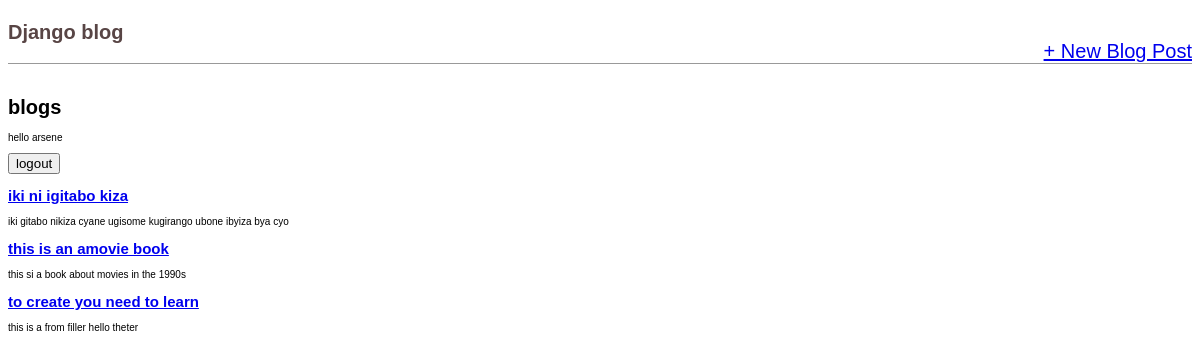
The app's page / (signed in) with its own data.
### blog/models.py (models this page shows, shortened)
class Post(models.Model):
    title = models.CharField(max_length=200)
    body = models.TextField()
    author = models.ForeignKey(
        'auth.user',
        on_delete=models.CASCADE,
    )

### blog/views.py (the view)
# urls.py: path('', BlogListView.as_view(),name = 'home'),
class BlogListView(ListView):
    model = Post
    template_name = "home.html"
    context_object_name = 'all_posts_list'

### templates/home.html (shortened to what this page needs)
{% extends "base.html" %}
{% block content %}
    <h1>blogs</h1>
    {% if request.user.is_authenticated %}
        <p>hello {{request.user}}</p>
        <form action="{% url 'logout' %}" method="post">
            <button>logout</button>
        </form>
    {% else %}
        <p>hello</p>
        <a href="{% url 'login' %}">login</a>
    {% endif %}
    {% for blog in all_posts_list %}
        <div class="post_entry">
            <h2><a href="{% url 'post_details' blog.pk %}">{{ blog.title}}</a></h2>
            <p>{{blog.body}}</p>
        </div>
    {% endfor %}
{% endblock content %}

### static/css/base.css (style rules this page uses)
body { font-family: Poppins, sans-serif; font-size: 10px; }

### records on screen
Post: title "iki ni igitabo kiza", body "iki gitabo nikiza cyane ugisome kugirango ubone ibyiza bya cyo"
Post: title "this is an amovie book", body "this si a book about movies in the 1990s"
Post: title "to create you need to learn", body "this is a from filler hello theter"

### other values on screen
{{ request.user }} "arsene"
